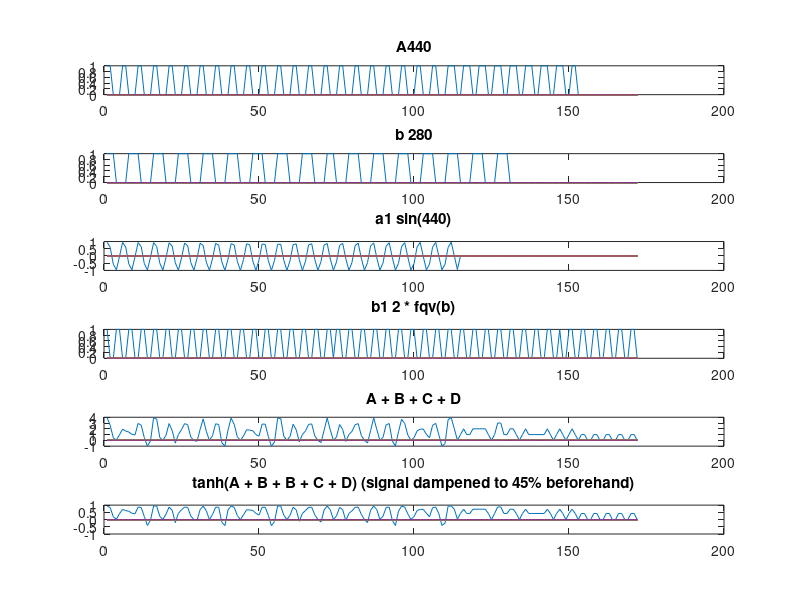

Here is the MATLAB script that generated this plot:
NSIZE = 172;
A =  zeros(NSIZE);
B =  zeros(NSIZE);
A1 = zeros(NSIZE);
B1 = zeros(NSIZE);
C =  zeros(NSIZE);
D =  zeros(NSIZE);

for i = 1:NSIZE
    j = i * 10;
    A1(i) = sin(440 * j / 11050 * 3.14159);
    B(i) = sin(280 * j / 11050 * 3.14159);
    B1(i) = sin(560 * j / 11050 * 3.14159);
    if(A1(i) > 0)
        A(i) = 1;
    else
        A(i) = 0;
    endif
    if(B(i) > 0)
        B(i) = 1;
    else
        B(i) = 0;
    endif
    if(B1(i) > 0)
        B1(i) = 1;
    else
        B1(i) = 0;
    endif
endfor

S1 = cast(6*NSIZE/9, "uint32");
S2 = cast(7*NSIZE/9, "uint32");
S3 = cast(8*NSIZE/9, "uint32");

A1(S1:NSIZE) = 0;
B (S2:NSIZE) = 0;
A (S3:NSIZE) = 0;

C = A + B + A1 + B1;
D = tanh(C * 0.45);

NPLOTS = 6;
figure(1, 'Position', [20, 20, 1000, 550])
subplot(NPLOTS, 1, 1)
plot(1:NSIZE, A)
title('A440')
subplot(NPLOTS, 1, 2)
plot(1:NSIZE, B)
title('b 280')
subplot(NPLOTS, 1, 3)
plot(1:NSIZE, A1)
title('a1 sin(440)')
subplot(NPLOTS, 1, 4)
plot(1:NSIZE, B1)
title('b1 2 * fqv(b)')
subplot(NPLOTS, 1, 5)
plot(1:NSIZE, C)
title('A + B + C + D')
subplot(NPLOTS, 1, 6)
plot(1:NSIZE, D)
title('tanh(A + B + B + C + D) (signal dampened to 45% beforehand)')
